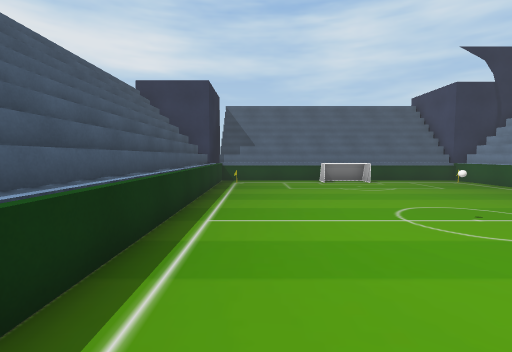
view 1 (above)

12 first-person views from a walk through a Unity game level. The camera is 1.3 m above the floor, tilts 4° down and sees 85° across. The floor is counted in squares, 1 m on a side. Each view is taken from the middle of a square. On the plan, view 1 faces up. The plan holds only what a view shows up to about 13 squares ahead; the rest is blank. The player is left out. Some surface patterns are stand-ins.

view 2
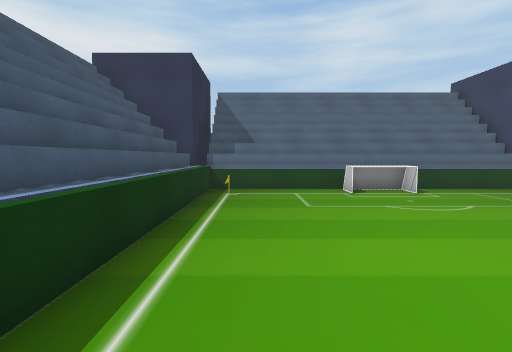

view 3
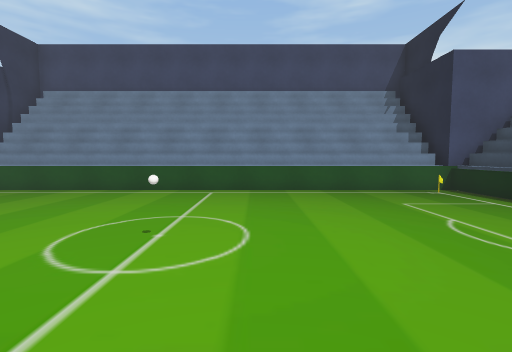

view 4
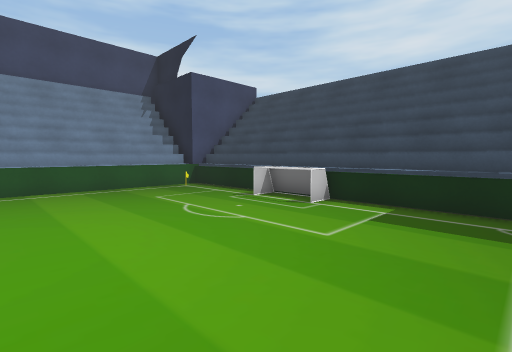

view 5
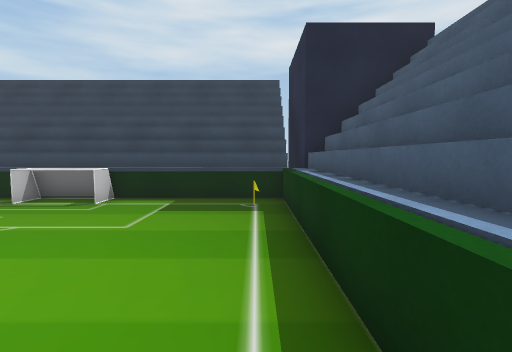

view 6
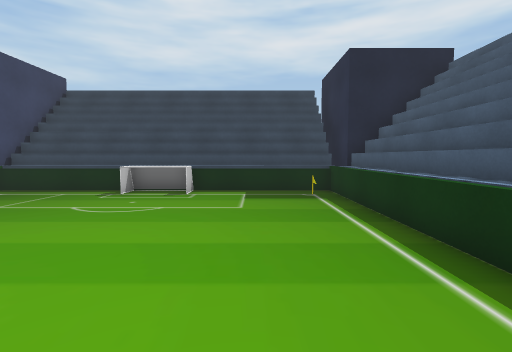

view 7
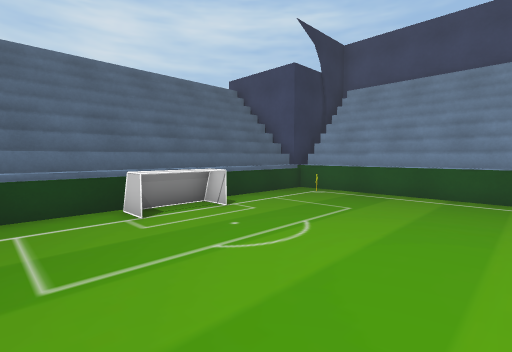

view 8
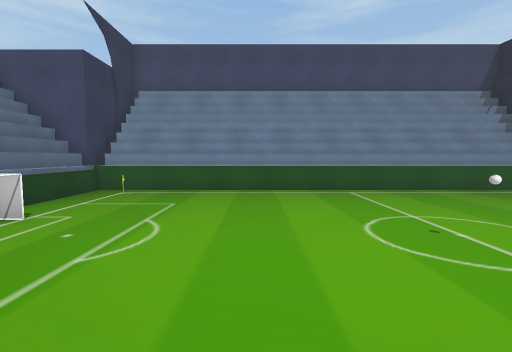

view 9
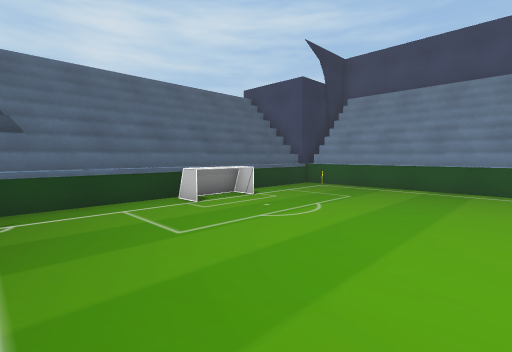

view 10
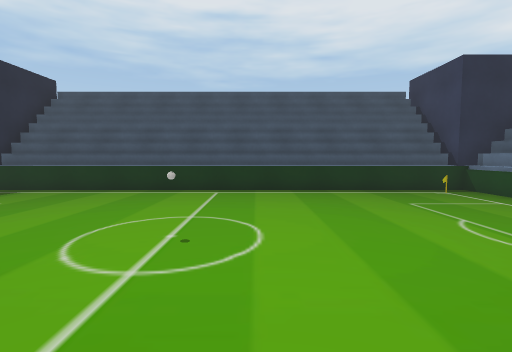

view 11
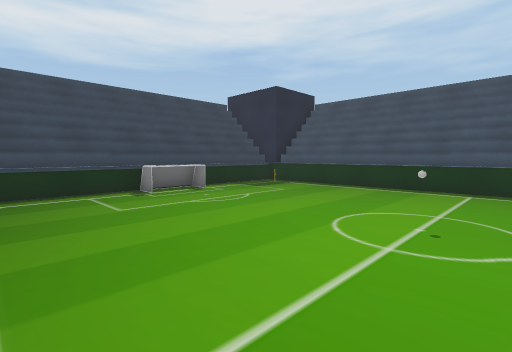

view 12
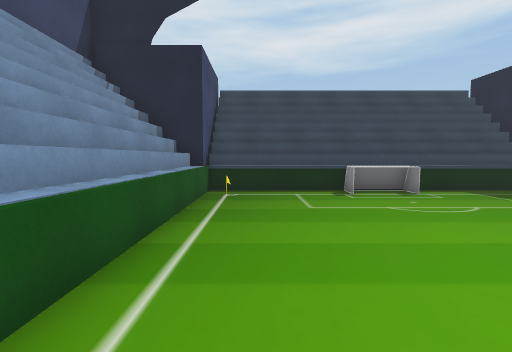

### Floor plan
Key: @ floor where view 1 was taken; # wall or solid block; . floor; = window, fence, low wall or low ledge; ^ raised ledge; B box.
Columns run from 4 left of view 1 to 13 right of it. Each row starts with its distance up from view 1.
 17  B             B
 16  B^^^^^^^^^^^^^BBB
 15 #B^^^^^^==^^^^^##
 14  ^^=...=^^=...=##
 13  ^^............##
 12  ^^............##
 11  ^^............##
 10  ^^............##
  9  ^^............##
  8  ^^............##
  7  ^^............##
  6  ^^.....=......##
  5  ^^............##
  4  ^^............##
  3  ^^............##
  2  ^^............##
  1  ^^............##
  0  ^^.@..........##
 -1  ^^............##
 -2  ^^ ...........##
 -3  ^^....=^^=...=##
 -4 BB^^^^^^^^^^^^^#BB
 -5  B^^^^^^^^^^^^^B
 -6  B             B

Where each view was taken, in squares from view 1:
view 1: 0 up, 0 right, facing up
view 2: 4 up, 0 right, facing up
view 3: 4 up, 0 right, facing right
view 4: 4 up, 1 left, facing down-right
view 5: 5 up, 1 left, facing down
view 6: 7 up, 1 right, facing down
view 7: 8 up, 1 right, facing up-right
view 8: 9 up, 0 right, facing right
view 9: 7 up, 1 left, facing up-right
view 10: 7 up, 9 right, facing left
view 11: 7 up, 10 right, facing down-left
view 12: 7 up, 9 right, facing down
